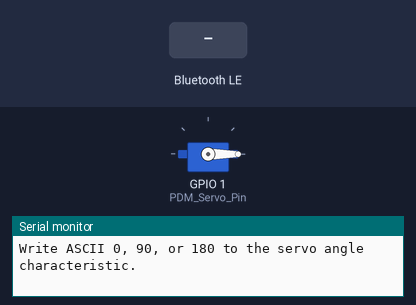
Simulated run of this sketch. Board: ESP32. Shown: servo, the last lines printed to the serial monitor. The inputs (shaded band) are chosen by the test bench. Nothing arrives over Bluetooth unless stated; a phone connects over Bluetooth LE 3 s after start.

Above: at 1.2 s.
1.3 s: Bluetooth LE write "90" received
At 2.1 s:
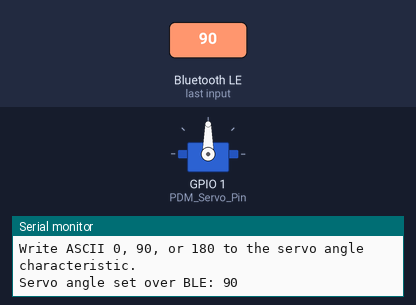
2.8 s: Bluetooth LE write "180" received
At 3.3 s:
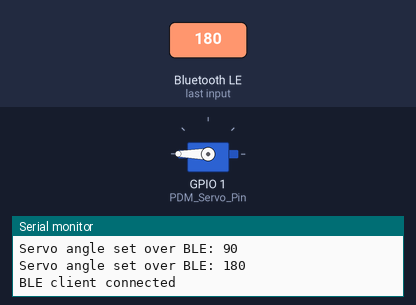
4.3 s: Bluetooth LE write "0" received
At 5.7 s:
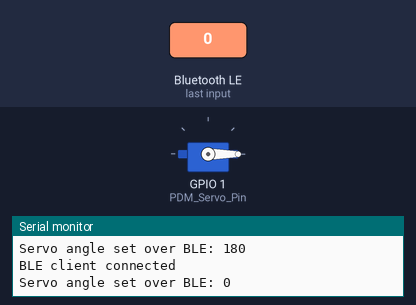
Timing chart, 0 to 7.3 s (numbered marks = the images above; inputs shaded):
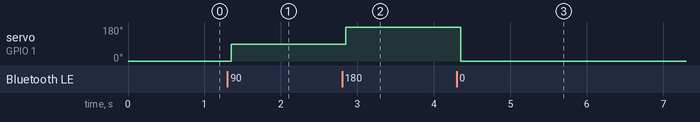

The sketch:

PDM-Servo.ino
```cpp
#include <BLEDevice.h>
#include <BLEServer.h>
#include <BLEUtils.h>
#include <BLE2902.h>

#include "pins.h"
#include "Servo.h"

static const char* BLE_DEVICE_NAME = "PDM-Servo";
static const char* PDM_SERVICE_UUID = "8d0f0e4a-2a9d-4e4f-a24d-4d5f3f4c0a01";
static const char* SERVO_ANGLE_CHARACTERISTIC_UUID = "8d0f0e4a-2a9d-4e4f-a24d-4d5f3f4c0a02";
static const char* STATUS_CHARACTERISTIC_UUID = "8d0f0e4a-2a9d-4e4f-a24d-4d5f3f4c0a03";

Servo PDMServo;
BLEServer* bleServer = nullptr;
BLECharacteristic* servoAngleCharacteristic = nullptr;
BLECharacteristic* statusCharacteristic = nullptr;

int currentServoAngle = 0;
bool deviceConnected = false;
bool oldDeviceConnected = false;

bool isAllowedServoAngle(long angle) {
    return angle == 0 || angle == 90 || angle == 180;
}

bool parseServoAngleCommand(String command, int& angle) {
    command.trim();
    if (command.length() == 0) {
        return false;
    }

    char* end = nullptr;
    long parsedAngle = strtol(command.c_str(), &end, 10);
    if (end == command.c_str() || *end != '\0' || !isAllowedServoAngle(parsedAngle)) {
        return false;
    }

    angle = static_cast<int>(parsedAngle);
    return true;
}

String buildStatus(const char* state) {
    return String("angle=") + String(currentServoAngle) + ";state=" + state;
}

void updateBleStatus(const char* state) {
    if (servoAngleCharacteristic != nullptr) {
        servoAngleCharacteristic->setValue(String(currentServoAngle));
    }

    if (statusCharacteristic != nullptr) {
        statusCharacteristic->setValue(buildStatus(state));
        if (deviceConnected) {
            statusCharacteristic->notify();
        }
    }
}

// This PDM demo accepts open-loop servo angle commands over BLE. The BLE status
// characteristic reports the requested angle/command state only; it is not
// independent deployment confirmation, so OBCC telemetry must not report
// OPEN_CONFIRMED unless real PDM feedback or observer evidence is integrated.
void setServoAngle(int angle, const char* state = "COMMAND_SENT") {
    currentServoAngle = angle;
    PDMServo.write(angle);
    updateBleStatus(state);
}

class PDMServerCallbacks : public BLEServerCallbacks {
    void onConnect(BLEServer* server) override {
        (void)server;
        deviceConnected = true;
        Serial.println("BLE client connected");
    }

    void onDisconnect(BLEServer* server) override {
        (void)server;
        deviceConnected = false;
        Serial.println("BLE client disconnected");
    }
};

class ServoAngleCallbacks : public BLECharacteristicCallbacks {
    void onWrite(BLECharacteristic* characteristic) override {
        String command(characteristic->getValue().c_str());
        int requestedAngle = 0;

        if (parseServoAngleCommand(command, requestedAngle)) {
            setServoAngle(requestedAngle);
            Serial.print("Servo angle set over BLE: ");
            Serial.println(currentServoAngle);
        } else {
            updateBleStatus("INVALID_COMMAND");
            Serial.print("Rejected BLE servo command: ");
            Serial.println(command);
        }
    }
};

void setupBle() {
    BLEDevice::init(BLE_DEVICE_NAME);

    bleServer = BLEDevice::createServer();
    bleServer->setCallbacks(new PDMServerCallbacks());

    BLEService* service = bleServer->createService(PDM_SERVICE_UUID);

    servoAngleCharacteristic = service->createCharacteristic(
        SERVO_ANGLE_CHARACTERISTIC_UUID,
        BLECharacteristic::PROPERTY_READ | BLECharacteristic::PROPERTY_WRITE | BLECharacteristic::PROPERTY_WRITE_NR
    );
    servoAngleCharacteristic->setCallbacks(new ServoAngleCallbacks());

    statusCharacteristic = service->createCharacteristic(
        STATUS_CHARACTERISTIC_UUID,
        BLECharacteristic::PROPERTY_READ | BLECharacteristic::PROPERTY_NOTIFY
    );
    statusCharacteristic->addDescriptor(new BLE2902());

    updateBleStatus("READY");
    service->start();

    BLEAdvertising* advertising = bleServer->getAdvertising();
    advertising->addServiceUUID(PDM_SERVICE_UUID);
    advertising->setScanResponse(true);
    advertising->setMinPreferred(0x06);
    advertising->setMinPreferred(0x12);
    advertising->start();
}

void setup() {
    Serial.begin(115200);

    PDMServo.attach(PDM_Servo_Pin);
    setServoAngle(0, "BOOT");

    setupBle();

    Serial.println("PDM servo BLE peripheral started");
    Serial.print("Device name: ");
    Serial.println(BLE_DEVICE_NAME);
    Serial.print("Service UUID: ");
    Serial.println(PDM_SERVICE_UUID);
    Serial.println("Write ASCII 0, 90, or 180 to the servo angle characteristic.");
}

void loop() {
    if (!deviceConnected && oldDeviceConnected) {
        delay(500); // Give the BLE stack time to finish the disconnect.
        bleServer->startAdvertising();
        Serial.println("BLE advertising restarted");
        oldDeviceConnected = false;
    }

    if (deviceConnected && !oldDeviceConnected) {
        oldDeviceConnected = true;
    }

    delay(20);
}
```

pins.h
```cpp
#define PDM_Servo_Pin D0
```

Measured:
- after the input at 1.3 s, servo on GPIO 1 (PDM_Servo_Pin): 0° → 90° after 0.05 s
- after the input at 2.8 s, servo on GPIO 1 (PDM_Servo_Pin): 90° → 180° after 0.05 s
- after the input at 4.3 s, servo on GPIO 1 (PDM_Servo_Pin): 180° → 0° after 0.05 s
